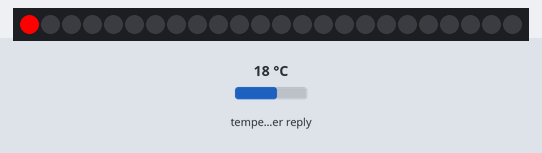
A program run on a simulated ESP8266 (Wemos D1 mini). On the bench: 24 RGB LEDs in strip order, left to right. Inputs (shaded band) come from the test bench; at power-on: temperature in the weather reply 18 °C. WiFi joins after 1.5 s; servers stay silent unless stated; web services answer with replies made up by the test bench; what the program prints to the serial monitor is not drawn.

Above: at 2.1 s.
At 4.1 s:
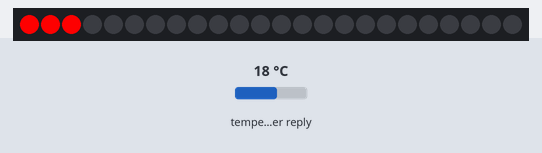
At 7.1 s:
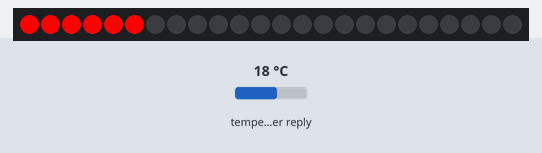
At 13.1 s:
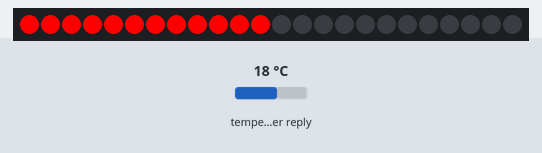
At 19.1 s:
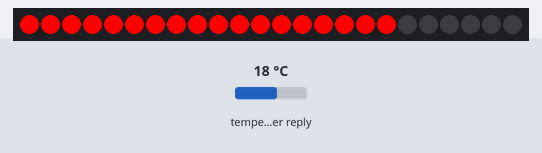
At 25.1 s:
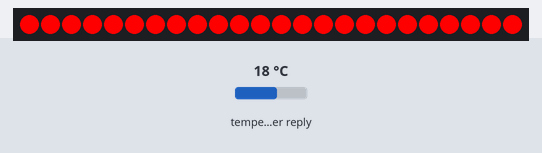

The program:

main.cpp
```cpp
#include <Arduino.h>
#include <ESP8266WiFi.h>
#include <ESP8266WiFiMulti.h>
#include <ESP8266HTTPClient.h>
#include <WiFiClient.h>
#include <ArduinoJson.h>
#include <Time.h>
#include <Adafruit_NeoPixel.h>
#include "LEDControl.h"

#define LED_PIN 4
#define LED_COUNT 24

// =====================================================
// ========= User configured stuff starts here =========

#define SSID "TOPPY"
#define SSID_PASSWORD "password"

// =========  User configured stuff ends here  =========
// =====================================================

Adafruit_NeoPixel strip(LED_COUNT, LED_PIN, NEO_GRB + NEO_KHZ800); //defines the strips properties

ESP8266WiFiMulti WiFiMulti;

void parsePrecipitationProbability(const char* jsonResponse) {
  StaticJsonDocument<2000> doc;
  DeserializationError error = deserializeJson(doc, jsonResponse);

  if (error) {
    Serial.print("Failed to parse JSON: ");
    Serial.println(error.c_str());
    return;
  }

  JsonArray precipitationArray = doc["hourly"]["precipitation_probability"];
  int arraySize = precipitationArray.size();

  for (int i = 0; i < arraySize; ++i) {
    int value = precipitationArray[i].as<int>();
    Serial.println(value);
    controlLEDs(strip, &i, &value);
    strip.show();
    delay(1000);
  }
}

void makeHttpRequest() {
  WiFiClient client;
  HTTPClient http;

  Serial.print("[HTTP] begin...\n");
  http.begin(client, "http://api.open-meteo.com/v1/forecast?latitude=52.52&longitude=13.41&hourly=precipitation_probability&timezone=GMT&forecast_days=1");

  Serial.print("[HTTP] GET...\n");
  int httpCode = http.GET();
  if (httpCode > 0) {
    Serial.printf("[HTTP] GET... code: %d\n", httpCode);

    if (httpCode == HTTP_CODE_OK) {
      String payload = http.getString();
      Serial.println(payload);

      parsePrecipitationProbability(payload.c_str());
    }
  } else {
    Serial.printf("[HTTP] GET... failed, error: %s\n", http.errorToString(httpCode).c_str());
  }
  http.end();
}

void setup() {
  strip.begin();
  strip.show();

  Serial.begin(115200);

  while (WiFiMulti.run() != WL_CONNECTED) {
    WiFi.mode(WIFI_STA);
    WiFiMulti.addAP(SSID, SSID_PASSWORD);

    Serial.print(".");
    strip.setPixelColor(1, 0, 250, 250);
    strip.show();
  }

  Serial.println();
  Serial.println("Wi-Fi connected!");
  strip.clear();
}

void loop() {
  while (WiFiMulti.run() == WL_CONNECTED) {
    makeHttpRequest();
    delay(200000); // Delay for 200 seconds (200,000 milliseconds)
  }
}
```

LEDControl.h
```cpp
#ifndef LED_CONTROL_H
#define LED_CONTROL_H

#include <Adafruit_NeoPixel.h>

void controlLEDs(Adafruit_NeoPixel& strip, int* index, int* hourlyData);

#endif
```

controlLEDs.cpp
```cpp
#include "LEDControl.h"

void controlLEDs(Adafruit_NeoPixel& strip, int* index, int* hourlyData) {
    if (*hourlyData > 95) {
        strip.setPixelColor(*index, 0, 250, 0);  // RED
    } else if (*hourlyData < 90) {
        strip.setPixelColor(*index, 250, 0, 0);  // Yellow
    }
}
```
